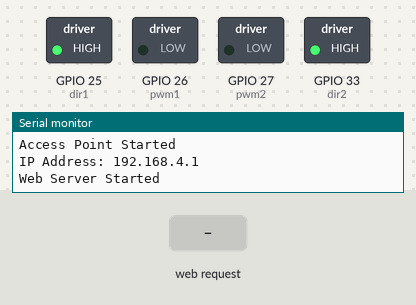
The sketch below on a simulated ESP32. Parts: switched loads named in the sketch (green lamp = pin HIGH), the last lines printed to the serial monitor. Inputs (shaded band) come from the test bench.

Above: at 1.2 s.
1.3 s: HTTP request GET /control?cmd=forward received
At 2.5 s:
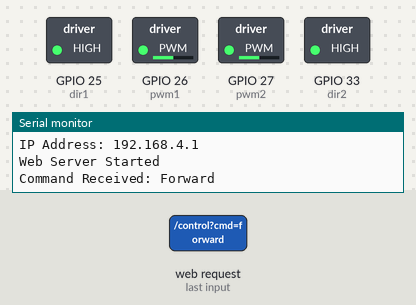
2.8 s: HTTP request GET /control?cmd=reverse received
At 3.7 s:
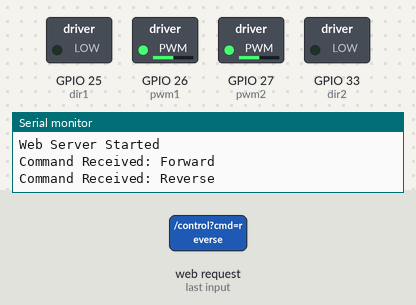
4.3 s: HTTP request GET /control?cmd=left received
At 4.9 s:
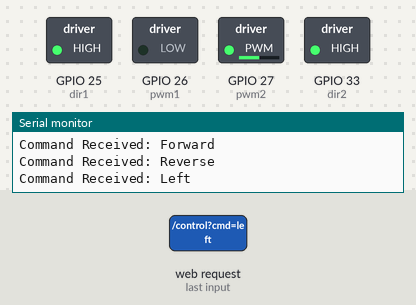
5.8 s: HTTP request GET /control?cmd=right received
At 7.2 s:
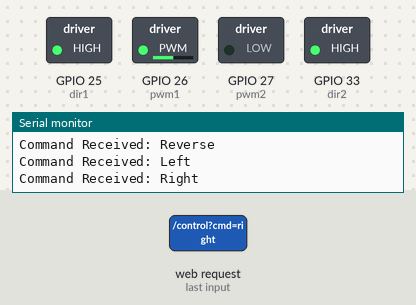
Timing chart, 0 to 8.3 s (numbered marks = the images above; inputs shaded):
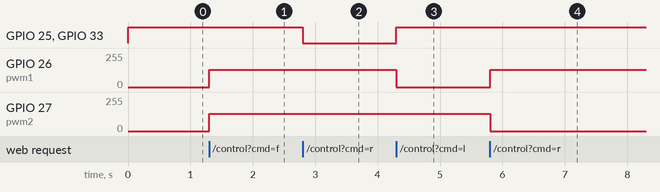

Measured:
- after the input at 1.3 s, GPIO 26 (pwm1), GPIO 27 (pwm2): 0/255 → 128/255 at once
- after the input at 2.8 s, GPIO 25 (dir1), GPIO 33 (dir2): HIGH → LOW at once
- after the input at 4.3 s, GPIO 25 (dir1), GPIO 33 (dir2): LOW → HIGH at once; GPIO 26 (pwm1): 128/255 → 0/255 at once
- after the input at 5.8 s, GPIO 26 (pwm1): 0/255 → 128/255 at once; GPIO 27 (pwm2): 128/255 → 0/255 at once

The sketch:

ESP32_RCWIFI.ino
```cpp
#include <WiFi.h>
#include <WebServer.h>
#include "html_page.h" // Include the external HTML file

// Replace these with your desired SSID and password
const char* ssid = "rc_UNIMAP";
const char* password = "12345678";

// Define pins for motor driver
const int pwm1 = 26; // PWM for Motor 1
const int dir1 = 25; // Direction for Motor 1
const int pwm2 = 27; // PWM for Motor 2
const int dir2 = 33; // Direction for Motor 2

int pwmSpeed = 128; // Default speed (mid-range)

// Initialize web server
WebServer server(80);

// Motor control functions
void setMotorSpeed(int motor, int speed, int direction) {
  if (motor == 1) {
    digitalWrite(dir1, direction);
    analogWrite(pwm1, speed);
  } else if (motor == 2) {
    digitalWrite(dir2, direction);
    analogWrite(pwm2, speed);
  }
}

void forward() {
  Serial.println("Command Received: Forward");
  setMotorSpeed(1, pwmSpeed, HIGH);
  setMotorSpeed(2, pwmSpeed, HIGH);
}

void reverse() {
  Serial.println("Command Received: Reverse");
  setMotorSpeed(1, pwmSpeed, LOW);
  setMotorSpeed(2, pwmSpeed, LOW);
}

void left() {
  Serial.println("Command Received: Left");
  setMotorSpeed(1, 0, HIGH); // Reduce speed for smoother turn
  setMotorSpeed(2, pwmSpeed, HIGH);
}

void right() {
  Serial.println("Command Received: Right");
  setMotorSpeed(1, pwmSpeed, HIGH);
  setMotorSpeed(2, 0, HIGH); // Reduce speed for smoother turn
}

void stopMotors() {
  Serial.println("Command Received: Stop");
  setMotorSpeed(1, 0, HIGH);
  setMotorSpeed(2, 0, HIGH);
}

// Web server control
void handleControl() {
  if (server.hasArg("cmd")) {
    String cmd = server.arg("cmd");

    if (cmd == "forward") forward();
    else if (cmd == "reverse") reverse();
    else if (cmd == "left") left();
    else if (cmd == "right") right();
    else if (cmd == "stop") stopMotors();
    else if (cmd == "speed" && server.hasArg("value")) {
      pwmSpeed = server.arg("value").toInt(); // Update the speed
      Serial.printf("Speed Updated: %d\n", pwmSpeed);
      server.send(200, "text/plain", String(pwmSpeed)); // Acknowledge speed update
      return;
    }

    // Send feedback for other commands
    server.send(200, "text/plain", cmd);
  }
}

void handleRoot() {
  server.send(200, "text/html", htmlPage);
}

void setup() {
  // Set motor pins as outputs
  pinMode(pwm1, OUTPUT);
  pinMode(dir1, OUTPUT);
  pinMode(pwm2, OUTPUT);
  pinMode(dir2, OUTPUT);

  // Initialize motors to stop
  stopMotors();

  // Start Wi-Fi in AP mode
  WiFi.softAP(ssid, password);
  Serial.begin(115200);
  Serial.println("Access Point Started");
  Serial.print("IP Address: ");
  Serial.println(WiFi.softAPIP());

  // Configure web server routes
  server.on("/", handleRoot);
  server.on("/control", handleControl);

  server.begin();
  Serial.println("Web Server Started");
}

void loop() {
  server.handleClient();
}
```

html_page.h
```cpp
const char* htmlPage = R"rawliteral(
<!DOCTYPE html>
<html lang="en">
<head>
  <meta charset="UTF-8">
  <meta name="viewport" content="width=device-width, initial-scale=1.0">
  <title>Motor Control</title>
  <style>
    body {
      font-family: Arial, sans-serif;
      margin: 0;
      padding: 0;
      background: linear-gradient(to right, #1d3557, #457b9d);
      color: #fff;
      display: flex;
      flex-direction: column;
      align-items: center;
      justify-content: center;
      height: 100vh;
      overflow: hidden;
    }
    .container {
      display: flex;
      justify-content: space-between;
      align-items: center;
      width: 80%;
    }
    .column {
      display: flex;
      flex-direction: column;
      justify-content: center;
      align-items: center;
    }
    .row {
      display: flex;
      justify-content: flex-end; /* Align buttons to the far right */
      align-items: center;
      width: 100%;
    }
    button {
      margin: 10px;
      padding: 15px 30px;
      font-size: 1rem;
      color: #fff;
      background: #007bff;
      border: none;
      border-radius: 5px;
      cursor: pointer;
      transition: background 0.3s ease;
      user-select: none;
    }
    button:hover {
      background: #0056b3;
    }
    .debug {
      margin-top: 20px;
      font-size: 1.2rem;
      color: #ffd700;
      user-select: none;
    }
    .fullscreen {
      position: absolute;
      top: 10px;
      right: 10px;
      background: #28a745;
      user-select: none;
    }
    .slider-container {
      width: 100%;
      margin: 20px;
      text-align: center;
    }
    .slider {
      width: 50%;
    }
  </style>
</head>
<body>
  <button class="fullscreen" onclick="toggleFullscreen()">Fullscreen</button>
  <h1>rc_UNIMAP</h1>
  <div class="container">
    <!-- Left-hand side: Forward and Reverse (Vertical) -->
    <div class="column">
      <button onmousedown="sendCommandOnPress('forward')" onmouseup="sendStopOnRelease()"
              ontouchstart="sendCommandOnPress('forward')" ontouchend="sendStopOnRelease()"
              oncontextmenu="return false;">Forward</button>
      <button onmousedown="sendCommandOnPress('reverse')" onmouseup="sendStopOnRelease()"
              ontouchstart="sendCommandOnPress('reverse')" ontouchend="sendStopOnRelease()"
              oncontextmenu="return false;">Reverse</button>
    </div>
    <!-- Right-hand side: Left and Right (Horizontal, Aligned to the Far Right) -->
    <div class="row">
      <button onmousedown="sendCommandOnPress('left')" onmouseup="sendStopOnRelease()"
              ontouchstart="sendCommandOnPress('left')" ontouchend="sendStopOnRelease()"
              oncontextmenu="return false;">Left</button>
      <button onmousedown="sendCommandOnPress('right')" onmouseup="sendStopOnRelease()"
              ontouchstart="sendCommandOnPress('right')" ontouchend="sendStopOnRelease()"
              oncontextmenu="return false;">Right</button>
    </div>
  </div>
  <!-- Slider for Speed Control -->
  <div class="slider-container">
    <label for="speedSlider">Speed: <span id="speedValue">128</span></label>
    <input type="range" id="speedSlider" class="slider" min="0" max="255" value="128"
           oninput="updateSpeed(this.value)">
  </div>
  <div class="debug" id="debug">Press a button to see its function.</div>

  <script>
    // Send command when the button is pressed
    function sendCommandOnPress(command) {
      fetch('/control?cmd=' + command)
        .then(response => response.text())
        .then(data => {
          document.getElementById('debug').textContent = `Command Sent: ${data}`;
        })
        .catch(error => {
          document.getElementById('debug').textContent = `Error: ${error}`;
        });
    }

    // Send "stop" command when the button is released
    function sendStopOnRelease() {
      fetch('/control?cmd=stop')
        .then(response => response.text())
        .then(data => {
          document.getElementById('debug').textContent = `Command Sent: Stop`;
        })
        .catch(error => {
          document.getElementById('debug').textContent = `Error: ${error}`;
        });
    }

    // Update the speed in the backend when the slider value changes
    function updateSpeed(value) {
      document.getElementById('speedValue').textContent = value;
      fetch('/control?cmd=speed&value=' + value)
        .then(response => response.text())
        .then(data => {
          document.getElementById('debug').textContent = `Speed Set: ${data}`;
        })
        .catch(error => {
          document.getElementById('debug').textContent = `Error: ${error}`;
        });
    }

    // Toggle fullscreen mode
    function toggleFullscreen() {
      if (!document.fullscreenElement) {
        document.documentElement.requestFullscreen();
      } else {
        if (document.exitFullscreen) {
          document.exitFullscreen();
        }
      }
    }
  </script>
</body>
</html>
)rawliteral";
```
